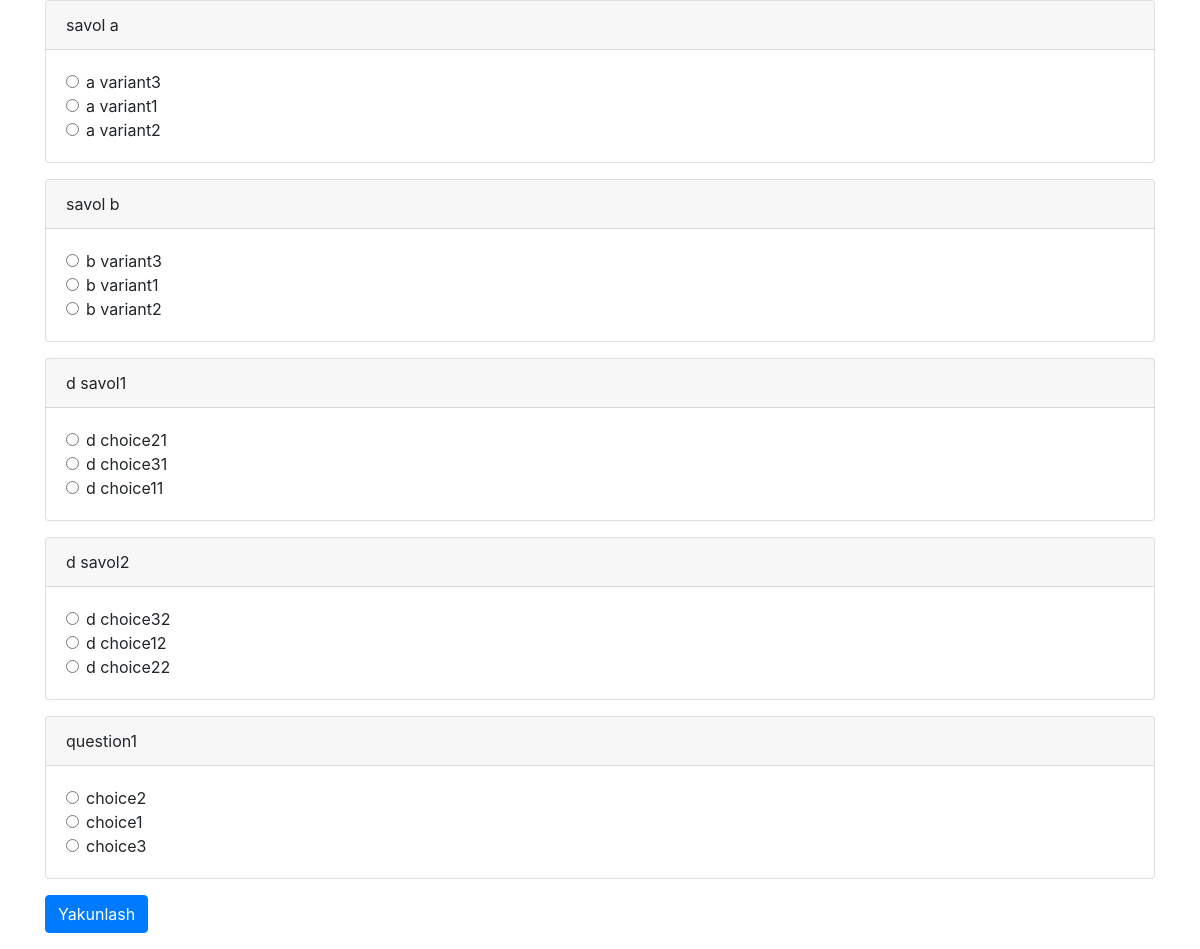
Page /imtihon/javop on the committed database.
### imtihon/models.py (models this page shows, shortened)
class Question(models.Model):
    subject = models.CharField(max_length=255)
    theme = models.CharField(max_length=255)
    question_text = models.CharField(max_length=255)
    choices = models.TextField()
    right_choice = models.CharField(max_length=255)

### imtihon/views.py (the view, shortened to what this page needs)
# urls.py: path('javop', javop, name='javop')
def javop(request):
    if request.method == 'GET':
        data = {}
        all = Question.objects.all()
        flip = {
            'all':data
        }
        for i in all:
            savol = i.question_text
            variantlar = ast.literal_eval(i.choices)
            random.shuffle(variantlar)
            data[savol] = variantlar
        return render(request, 'imtihon/javop.html', flip)

### imtihon/templates/imtihon/javop.html (shortened to what this page needs)
<!DOCTYPE html>
<html lang="en">
<head>
    <link rel="stylesheet" href="https://maxcdn.bootstrapcdn.com/bootstrap/4.0.0/css/bootstrap.min.css">
</head>
<body>
    <div class="container">
        <form method="POST" class="form-group">
            {% for key, val in all.items %}
                <div class="card mb-3">
                    <div class="card-header">{{key}}</div>
                    <div class="card-body">
                        {% for choice in val %}
                            <div class="form-check">
                                <input class="form-check-input" type="radio" name="{{key}}" id="" value="{{choice}}">
                                <label class="form-check-label" style="width:100%; border-radius:5px;">{{choice}}</label>
                            </div>
                        {% endfor %}
                    </div>
                </div>
            {% endfor %}
            <input type="submit" value="Yakunlash" class="btn btn-primary">
        </form>
    </div>
</body>
</html>

### rows in the picture
Question: all "savol a"
Question: all "savol b"
Question: all "d savol1"
Question: all "d savol2"
Question: all "question1"

### other values in the picture
{{ choice }} "a variant3" "a variant1" "a variant2" "b variant3" "b variant1" "b variant2" "d choice21" "d choice31" "d choice11" "d choice32" "d choice12" "d choice22" "choice2" "choice1" "choice3"
